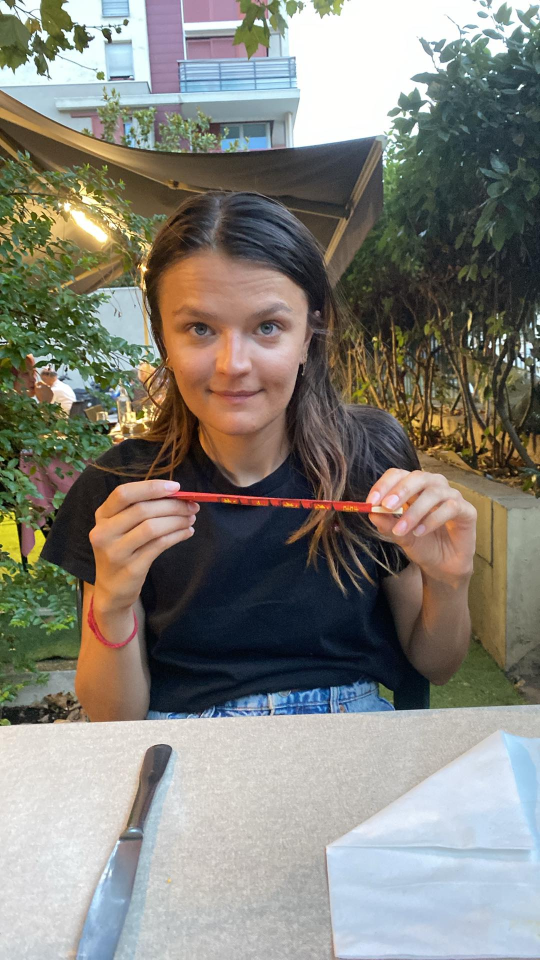
//> input picture images/sophia.jpg, 1080 x 1920 px (shown at 1/2 size)
$ ./MosaicFromCats   (built with g++ and OpenCV 4)
//> lines starting //> are read from the running program, lines starting //| are printed output that depends on the picture
#include <iostream>
#include <fstream>
#include <nlohmann/json.hpp>
#include <opencv2/opencv.hpp>
using json = nlohmann::json;
using namespace std;
using namespace cv;

// [61 lines left out: function classifyImages, not called in this run]

void createMosaic()
{

    int TAILLE_DALLE = 50;
    int ALPHA = 10;

    // open the big image
    Mat bigImg = imread("/home/paviudes/dev/mosaicgiphycpp/images/sophia.jpg");
//> bigImg is the input picture: 1920 rows x 1080 cols, CV_8UC3; mean B, G, R 121.5, 129.6, 131.9
    int width = bigImg.size().width;
//> width = 1080
    int height = bigImg.size().height;
//> height = 1920
    int newWidth = width / ALPHA;
//> newWidth = 108
    int newHeight = height / ALPHA;
//> newHeight = 192

    // resze t new height and width
    resize(bigImg, bigImg, Size(newWidth, newHeight));
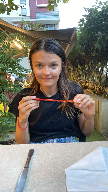
//> bigImg: 192 rows x 108 cols, CV_8UC3; mean B, G, R 121.6, 129.7, 131.9
    cvtColor(bigImg, bigImg, COLOR_RGB2GRAY);
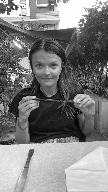
//> bigImg: 192 rows x 108 cols, CV_8UC1; min 3, max 255, mean 127.5

    // create empty array
    Mat output_arr = Mat::zeros(newHeight * TAILLE_DALLE, newWidth * TAILLE_DALLE, CV_8UC1);

    // open dict of images path
    std::ifstream f("/home/paviudes/dev/mosaicgiphycpp/output.json");
//> (the run ends here: the program needs code that is not available in this run, at `json data = json::parse(f);`)

$ run again, with images/jeanne.jpg copied over images/sophia.jpg
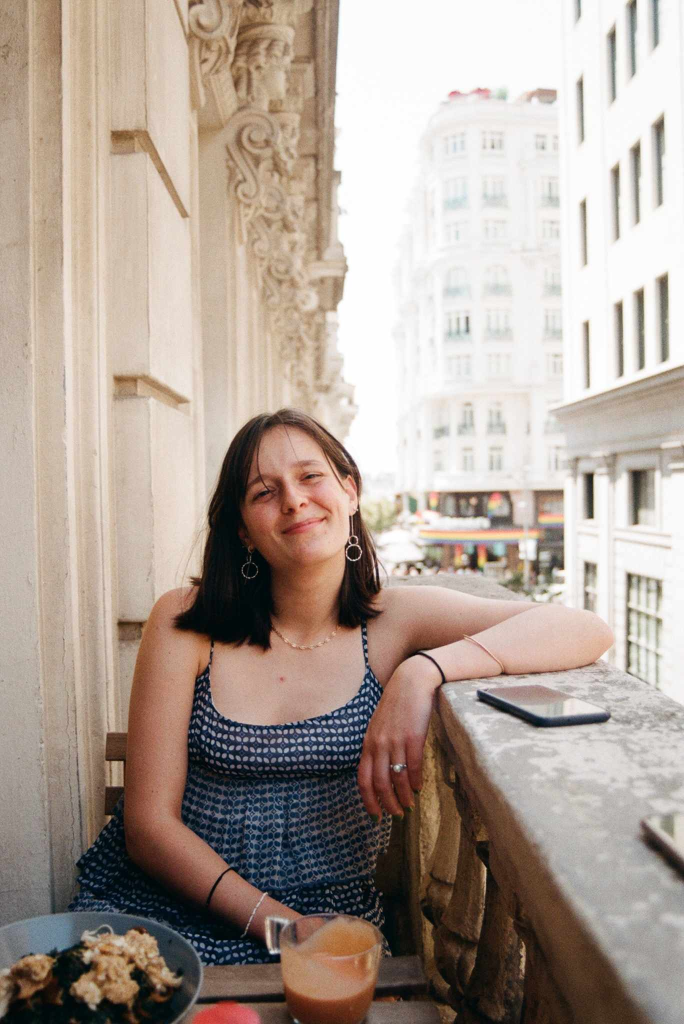
//> input picture images/jeanne.jpg, 1368 x 2048 px (shown at 1/2 size)
//> in createMosaic, bigImg is the input picture: 2048 rows x 1368 cols, CV_8UC3; mean B, G, R 150.5, 160.3, 174.1
//> in createMosaic, `resize(bigImg, bigImg, Size(newWidth, newHeight));`:
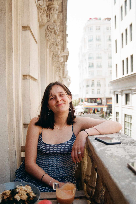
//> bigImg: 204 rows x 136 cols, CV_8UC3; mean B, G, R 150.5, 160.3, 174.1
//> in createMosaic, `cvtColor(bigImg, bigImg, COLOR_RGB2GRAY);`:
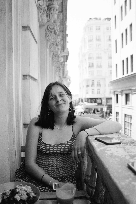
//> bigImg: 204 rows x 136 cols, CV_8UC1; min 3, max 255, mean 159

$ run again, with images/moicassou.jpg copied over images/sophia.jpg
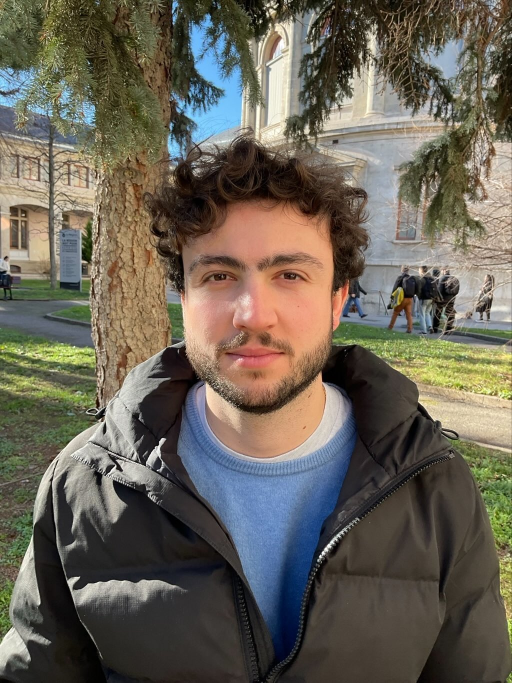
//> input picture images/moicassou.jpg, 1024 x 1365 px (shown at 1/2 size)
//> in createMosaic, bigImg is the input picture: 1365 rows x 1024 cols, CV_8UC3; mean B, G, R 87.4, 99.4, 105.6
//> in createMosaic, `resize(bigImg, bigImg, Size(newWidth, newHeight));`:
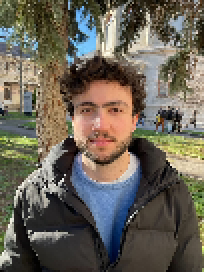
//> bigImg: 136 rows x 102 cols, CV_8UC3 (shown 2 times larger); mean B, G, R 87.2, 99.2, 105.4
//> in createMosaic, `cvtColor(bigImg, bigImg, COLOR_RGB2GRAY);`:
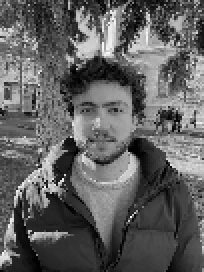
//> bigImg: 136 rows x 102 cols, CV_8UC1 (shown 2 times larger); min 0, max 253, mean 96.3
